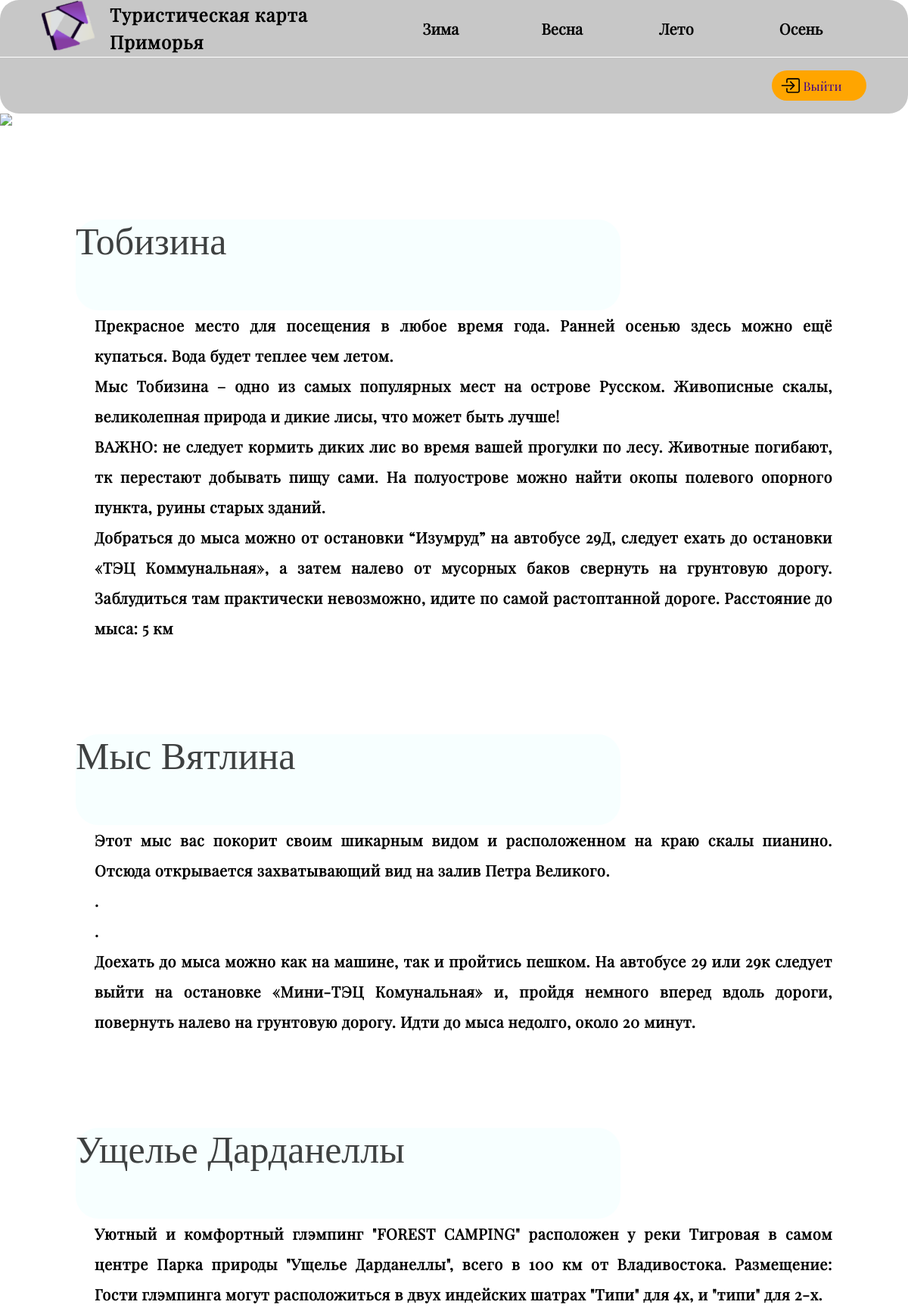
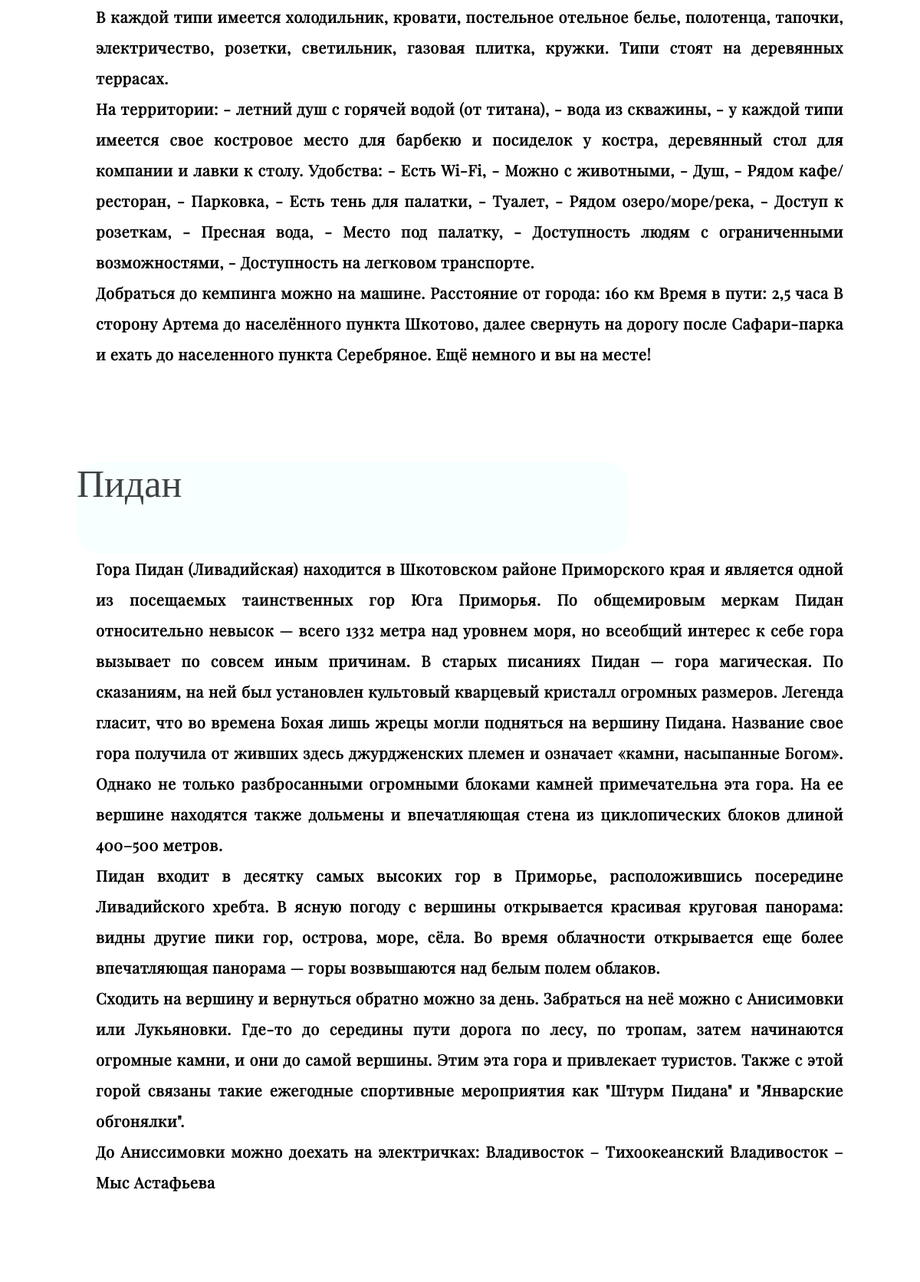
/page_of_autmn (signed in, upper part), run on the app's committed database (2 pictures, top to bottom).
### profil/models.py (models this page shows, shortened)
class autem(models.Model):
    name = models.CharField("Место" , max_length=20 )
    time = models.DateTimeField("Время добавления",max_length=10)
    notes = models.TextField("Заметки для описания ")
    notes_nature = models.TextField( "Заметки для природы " )
    notes_fun = models.TextField( "Заметки для развлечений " )
    notes_ways = models.TextField( "Заметки для маршрутов " )
    image = models.ImageField(upload_to="",verbose_name="Главная фотография",default=None)
    image1 = models.ImageField( upload_to="",verbose_name="Фото номер 1",default=None)
    image2 = models.ImageField( upload_to="" , verbose_name="Фото номер 2",default=None)
    image3 = models.ImageField( upload_to="", blank=True, verbose_name="Фото номер 3" ,default=None)
    image4 = models.ImageField( upload_to="", blank=True , verbose_name="Фото номер 4",default=None)
    class Meta :
        verbose_name = "Осенняя локация"
        verbose_name_plural = "Осении локации"

### profil/views.py (the view)
# urls.py: path('page_of_autmn',views.page_of_autumn),
def page_of_autumn( request ):
    autems_for_unk = autem.objects.all()[0:2]
    autems = autem.objects.all()
    return render( request , "profil/page_of_autumn.html" , {"title": "Осенняя страница " ,
                                                             "content_autm": autems ,
                                                             "content_autm_for_unk":autems_for_unk,
                                                             } )

### profil/templates/profil/page_of_autumn.html (shortened to what this page needs)
{% load static %}
<!DOCTYPE html>
<html>
<head>
    <link rel="stylesheet" href="{% static 'profil/style_1.css' %}" />
</head>
<body style="overflow-x: hidden">
    <header>
        <div class="up" id="upp">
            <div class="intro">
                <a href="/"><img class="kartinalogo" src="{% static 'profil/l4_svg.svg' %}" width="78" height="70" /></a>
                <p>Туристическая карта Приморья</p>
            </div>
            <nav class="menu">
                <a href="page_of_winter" target="_blank">Зима</a>
                <a href="page_of_spring" target="_blank">Весна</a>
                <a href="" target="_blank">Лето</a>
                <a href="page_of_autmn" target="_blank">Осень</a>
            </nav>
        </div>
        <hr />
        {% if user.is_authenticated  %}
        <div class="field">
            <a href="/logout" style="text-decoration: none" s><button style="background-color: orange" type="button" class="button">
                <img src="{% static 'profil/box_arrow_in_right_icon.svg'%}" width="35.61" height="25.71" />Выйти
            </button></a>
        </div>
        {% endif%}
    </header>
    <div>
                <img src="{% static 'profil/oseen.jpg' %}"  style="width:100%">
            </div>
    <div class="total" style="margin-bottom: 25px">
        <div class="wrapper">
        {% if not user.is_authenticated %}
        {% for i in content_autm_for_unk %}
            <div class="subject">
                <div class="container_slider_css">
                    <img class="photo_slider_css" src="{{i.image.url}}" alt="" />
                    {% if i.image1 %}
                    <img class="photo_slider_css" src="{{i.image1.url}}" alt="" />
                    {% endif %}
                    {% if i.image2 %}
                    <img class="photo_slider_css" src="{{i.image2.url}}" alt="" />
                    {% endif %}
                    {% if i.image3 %}
                    <img class="photo_slider_css" src="{{i.image3.url}}" alt="" />
                    {% endif %}
                </div>
                <div style="
              width: 720px;
              height: 120px;
              background-color: azure;
              border-radius: 30px;
              margin-top: -120px;
              position: absolute;
              opacity: 50%;
                " class="on_photo"></div>
                    <div class="on_photo"  style="position: absolute; margin-top: -120px">{{ i.name }}</div>
                <p>{{ i.notes}}</p>
            </div>
            <div>
                <p>{{ i.notes_nature }}</p>
            </div>
            <div>
                <p>{{ i.notes_fun}}</p>
            </div>
            <div>
                <p>{{ i.notes_ways }}</p>
            </div>
            {% endfor %}
            <div style="margin-top: 50px; text-align: center">Что бы получить полный доступ ко всем местам
                    <br>
                        <p style="text-align: center">Вам нужно <a style="color: green" href="accounts/login">авторизоваться</a></p>
                    </div>
        {% else %}
            {% for i in content_autm %}
            <div class="subject">
                <div class="container_slider_css">
                </div>
                <div style="
              width: 720px;
              height: 120px;
              background-color: azure;
              border-radius: 30px;
              margin-top: -120px;
              position: absolute;
              opacity: 50%;
                " class="on_photo"></div>
                    <div class="on_photo"  style="position: absolute; margin-top: -120px">{{ i.name }}</div>
                <p>{{ i.notes}}</p>
            </div>
            <div>
                <p>{{ i.notes_nature }}</p>
            </div>
            <div>
                <p>{{ i.notes_fun}}</p>
            </div>
            <div>
                <p>{{ i.notes_ways }}</p>
            </div>
            {% endfor %}
            {% endif %}
        </div>
    </div>
</body>
</html>

### profil/static/profil/style_1.css (style rules this page uses)
* { margin: 0; }
.subject { position: relative; text-align: center; }
.on_photo { font-size: 50px; position: absolute; color: rgba(0, 0, 0, 0.747); }
.total { display: flex; align-items: center; flex-direction: column; }
header hr { width: 100%; background: white; border: none; height: 1px; }
header { height: 150px; width: 100%; background: rgba(174, 174, 174, 0.69); opacity: 1; z-index: 1; border-radius: 25px; font-weight: 700; }
.up { display: flex; flex-direction: row; align-items: center; height: 75px; width: 100%; justify-content: space-between; }
.intro p { font-family: Playfair Display; font-size: 24px; font-weight: 700; line-height: 36px; letter-spacing: 1px; width: 350px; }
.intro { width: 447px; display: flex; flex-direction: row; justify-content: space-between; margin-left: 48px; }
.menu { width: 579.7px; margin-right: 61.83px; }
.menu a { text-decoration: none; font-family: Playfair Display; color: black; font-size: 20px; line-height: 31.99px; }
.menu a:nth-child(2) { padding-left: 105.22px; }
.menu a:nth-child(3) { padding-left: 97.22px; }
.menu a:last-child { padding-left: 109.22px; }
header .button { font-family: Playfair Display; font-size: 16px; width: 125px; height: 40px; background: #fbff00; margin-left: 50px; color: #3d008b; border-radius: 23px; border: none; display: flex; align-items: center; }
.field { display: flex; justify-content: flex-end; margin-right: 55px; margin-top: 17px; }
.wrapper { width: 1000px; display: flex; flex-direction: column; }
.wrapper p { font-family: Playfair Display; margin-left: 25px; font-size: 20px; font-style: normal; font-weight: 700; line-height: 40px; letter-spacing: 0.03em; text-align: justify; }
.container_slider_css { width: 1000px; height: 20vw; position: relative; overflow: hidden; z-index: 0; }
img:nth-child(1) { animation-delay: 18s; }
img:nth-child(3) { animation-delay: 6s; }

### data on the page
autem: name "Тобизина", notes "Прекрасное место для посещения в любое время года. Ранней осенью здесь можно ещё купаться. Вода будет теплее чем летом.", notes_nature "Мыс Тобизина – одно из самых популярных мест на острове Русском. Живописные скалы, великолепная природа и дикие лисы, что может быть лучше!", notes_fun "ВАЖНО: не следует кормить диких лис во время вашей прогулки по лесу. Животные погибают, тк перестают добывать пищу сами. На полуострове можно найти окопы полевого опорного пункта, руины старых зданий.", notes_ways "Добраться до мыса можно от остановки “Изумруд” на автобусе 29Д, следует ехать до остановки «ТЭЦ Коммунальная», а затем налево от мусорных баков свернуть на грунтовую дорогу. Заблудиться там практически невозможно, идите по самой растоптанной дороге. Расстояние до мыса: 5 км"
autem: name "Мыс Вятлина", notes "Этот мыс вас покорит своим шикарным видом и расположенном на краю скалы пианино. Отсюда открывается захватывающий вид на залив Петра Великого.", notes_nature ".", notes_fun ".", notes_ways "Доехать до мыса можно как на машине, так и пройтись пешком. На автобусе 29 или 29к следует выйти на остановке «Мини-ТЭЦ Комунальная» и, пройдя немного вперед вдоль дороги, повернуть налево на грунтовую дорогу. Идти до мыса недолго, около 20 минут."
autem: name "Ущелье Дарданеллы", notes "Уютный и комфортный глэмпинг \"FOREST CAMPING\" расположен у реки Тигровая в самом центре Парка природы \"Ущелье Дарданеллы\", всего в 100 км от Владивостока. Размещение: Гости глэмпинга могут расположиться в двух индейских шатрах \"Типи\" для 4х, и \"типи\" для 2-х.", notes_nature "В каждой типи имеется холодильник, кровати, постельное отельное белье, полотенца, тапочки, электричество, розетки, светильник, газовая плитка, кружки. Типи стоят на деревянных террасах.", notes_fun "На территории: - летний душ с горячей водой (от титана), - вода из скважины, - у каждой типи имеется свое костровое место для барбекю и посиделок у костра, деревянный стол для компании и лавки к столу. Удобства: - Есть Wi-Fi, - Можно с животными, - Душ, - Рядом кафе/ресторан, - Парковка, - Есть тень для палатки, - Туалет, - Рядом озеро/море/река, - Доступ к розеткам, - Пресная вода, - Место под палатку, - Доступность людям с ограниченными возможностями, - Доступность на легковом транспорте.", notes_ways "Добраться до кемпинга можно на машине. Расстояние от города: 160 км Время в пути: 2,5 часа В сторону Артема до населённого пункта Шкотово, далее свернуть на дорогу после Сафари-парка и ехать до населенного пункта Серебряное. Ещё немного и вы на месте!"
autem: name "Пидан", notes "Гора Пидан (Ливадийская) находится в Шкотовском районе Приморского края и является одной из посещаемых таинственных гор Юга Приморья. По общемировым меркам Пидан относительно невысок — всего 1332 метра над уровнем моря, но всеобщий интерес к себе гора вызывает по совсем иным причинам. В старых писаниях Пидан — гора магическая. По сказаниям, на ней был установлен культовый кварцевый кристалл огромных размеров. Легенда гласит, что во времена Бохая лишь жрецы могли подняться на вершину Пидана. Название свое гора получила от живших здесь джурдженских племен и означает «камни, насыпанные Богом». Однако не только разбросанными огромными блоками камней примечательна эта гора. На ее вершине…", notes_nature "Пидан входит в десятку самых высоких гор в Приморье, расположившись посередине Ливадийского хребта. В ясную погоду с вершины открывается красивая круговая панорама: видны другие пики гор, острова, море, сёла. Во время облачности открывается еще более впечатляющая панорама — горы возвышаются над белым полем облаков.", notes_fun "Сходить на вершину и вернуться обратно можно за день. Забраться на неё можно с Анисимовки или Лукьяновки. Где-то до середины пути дорога по лесу, по тропам, затем начинаются огромные камни, и они до самой вершины. Этим эта гора и привлекает туристов. Также с этой горой связаны такие ежегодные спортивные мероприятия как \"Штурм Пидана\" и \"Январские обгонялки\".", notes_ways "До Аниссимовки можно доехать на электричках: Владивосток – Тихоокеанский Владивосток – Мыс Астафьева"
